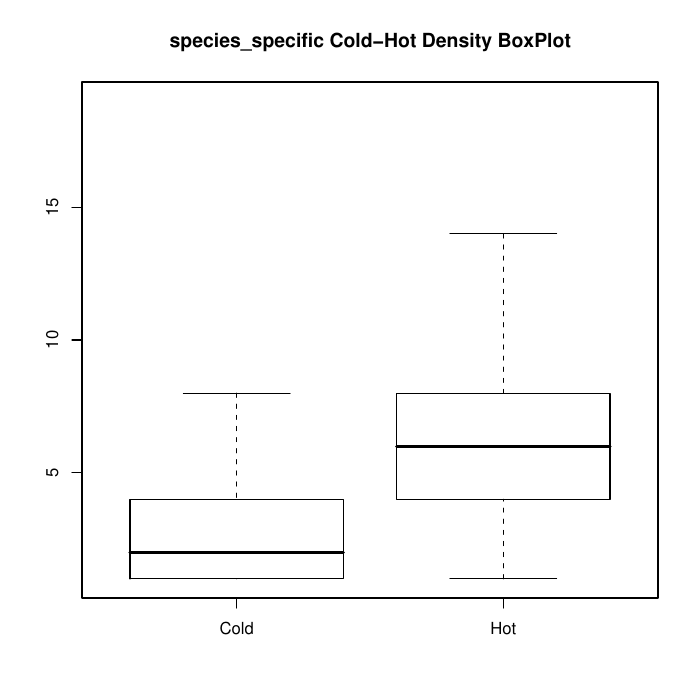

R code for this plot:
species_specificcold <- read.table("species_specific_cold.dat",header=T)
species_specifichot <- read.table("species_specific_hot.dat",header=T)
pdf("coldhot_species_specific.pdf")
boxplot(species_specificcold$TOTAL,species_specifichot$TOTAL,main="species_specific Cold-Hot Density BoxPlot", outline=FALSE, names=c("Cold","Hot"))
